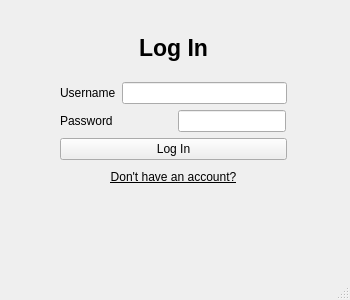
<?xml version="1.0" encoding="UTF-8"?>
<ui version="4.0">
 <class>MainWindow</class>
 <widget class="QMainWindow" name="MainWindow">
  <property name="geometry">
   <rect>
    <x>0</x>
    <y>0</y>
    <width>350</width>
    <height>300</height>
   </rect>
  </property>
  <property name="windowTitle">
   <string>MainWindow</string>
  </property>
  <widget class="QWidget" name="centralwidget">
   <widget class="QWidget" name="">
    <property name="geometry">
     <rect>
      <x>60</x>
      <y>20</y>
      <width>227</width>
      <height>168</height>
     </rect>
    </property>
    <layout class="QVBoxLayout" name="verticalLayout_4">
     <item>
      <layout class="QVBoxLayout" name="verticalLayout_3">
       <item alignment="Qt::AlignmentFlag::AlignHCenter">
        <widget class="QLabel" name="label_3">
         <property name="font">
          <font>
           <pointsize>17</pointsize>
           <bold>true</bold>
          </font>
         </property>
         <property name="text">
          <string>Log In</string>
         </property>
        </widget>
       </item>
       <item>
        <layout class="QVBoxLayout" name="verticalLayout_2">
         <item>
          <layout class="QVBoxLayout" name="verticalLayout">
           <item>
            <layout class="QHBoxLayout" name="horizontalLayout">
             <item>
              <widget class="QLabel" name="label">
               <property name="text">
                <string>Username</string>
               </property>
              </widget>
             </item>
             <item alignment="Qt::AlignmentFlag::AlignVCenter">
              <widget class="QLineEdit" name="lineEdit_username"/>
             </item>
            </layout>
           </item>
           <item>
            <layout class="QHBoxLayout" name="horizontalLayout_2">
             <item>
              <widget class="QLabel" name="label_2">
               <property name="text">
                <string>Password</string>
               </property>
              </widget>
             </item>
             <item alignment="Qt::AlignmentFlag::AlignHCenter|Qt::AlignmentFlag::AlignVCenter">
              <widget class="QLineEdit" name="lineEdit_password">
               <property name="echoMode">
                <enum>QLineEdit::EchoMode::Password</enum>
               </property>
              </widget>
             </item>
            </layout>
           </item>
          </layout>
         </item>
         <item>
          <widget class="QPushButton" name="pushButton_login">
           <property name="text">
            <string>Log In</string>
           </property>
          </widget>
         </item>
        </layout>
       </item>
      </layout>
     </item>
     <item>
      <widget class="QPushButton" name="pushButton">
       <property name="font">
        <font>
         <underline>true</underline>
        </font>
       </property>
       <property name="cursor">
        <cursorShape>PointingHandCursor</cursorShape>
       </property>
       <property name="text">
        <string>Don't have an account?</string>
       </property>
       <property name="checkable">
        <bool>false</bool>
       </property>
       <property name="checked">
        <bool>false</bool>
       </property>
       <property name="default">
        <bool>false</bool>
       </property>
       <property name="flat">
        <bool>true</bool>
       </property>
      </widget>
     </item>
    </layout>
   </widget>
  </widget>
  <widget class="QMenuBar" name="menubar">
   <property name="geometry">
    <rect>
     <x>0</x>
     <y>0</y>
     <width>350</width>
     <height>23</height>
    </rect>
   </property>
  </widget>
  <widget class="QStatusBar" name="statusbar"/>
 </widget>
 <resources/>
 <connections/>
</ui>
